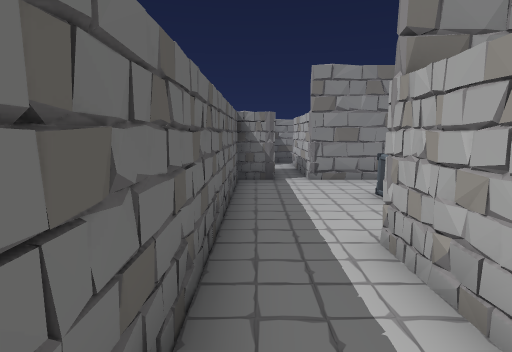
view 1 (above)

13 first-person views from a walk through a scene from a Unity 3-D project. The camera is 1.3 m above the floor, tilts 8° down and sees 80° across. The floor is counted in squares, 1 m on a side. Each view is taken from the middle of a square. On the plan, view 1 faces up. The plan holds only what a view shows up to about 14 squares ahead; the rest is blank. The place goes on beyond the plan. The player is left out. Some surface patterns are stand-ins.

view 2
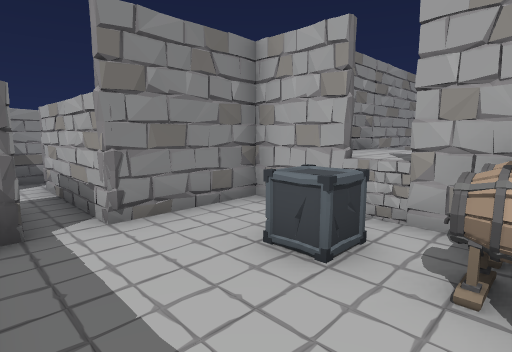

view 3
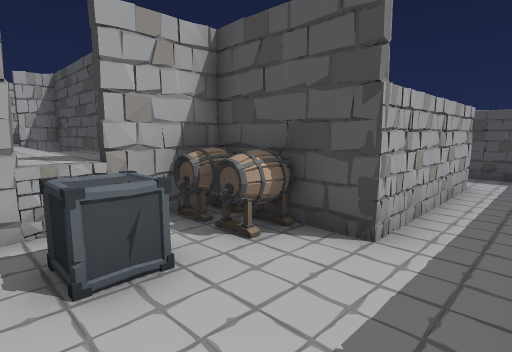

view 4
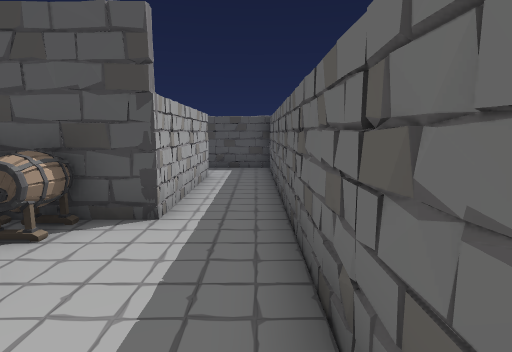

view 5
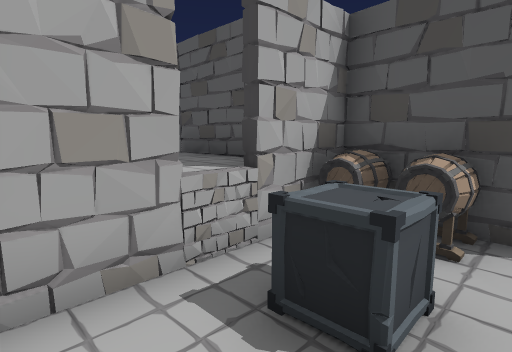

view 6
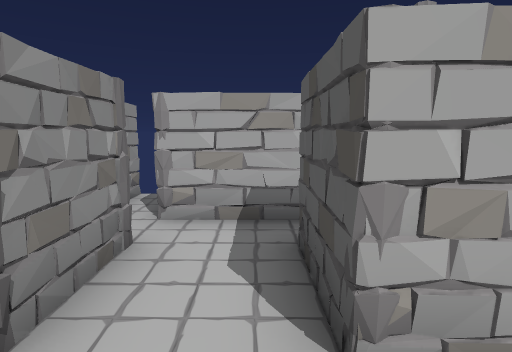

view 7
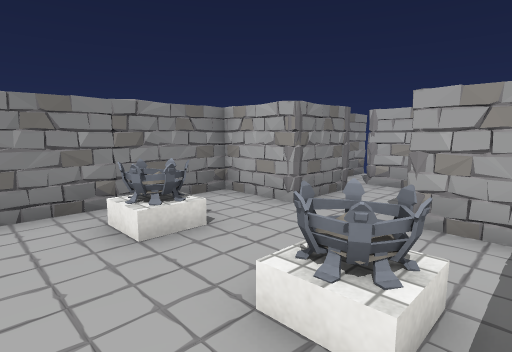

view 8
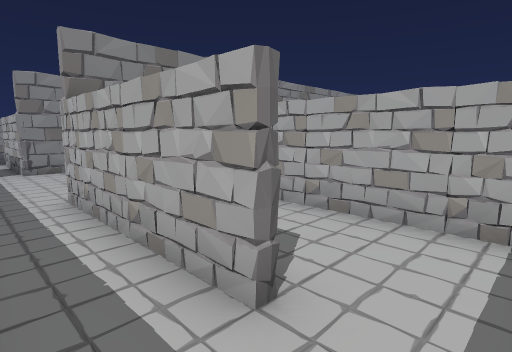

view 9
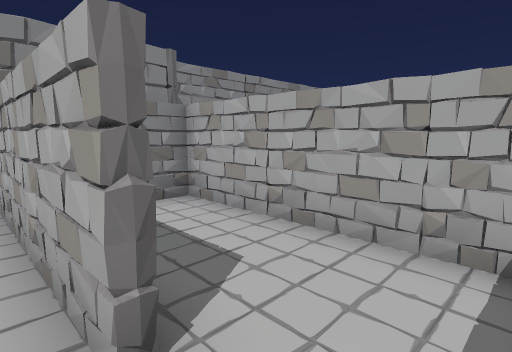

view 10
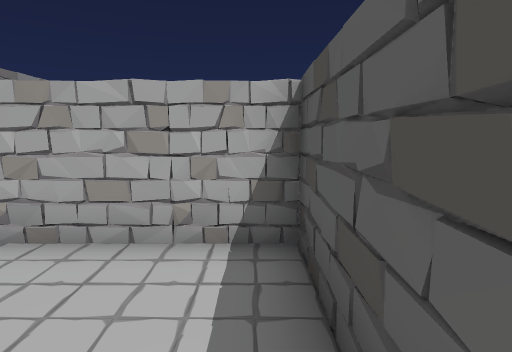

view 11
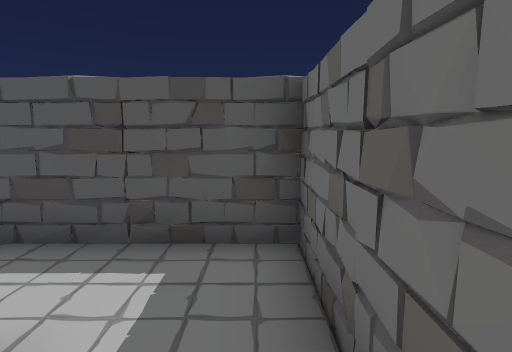

view 12
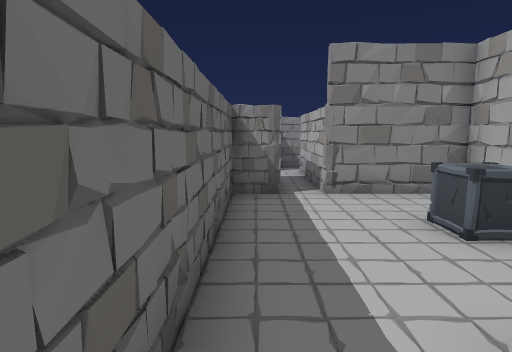

view 13
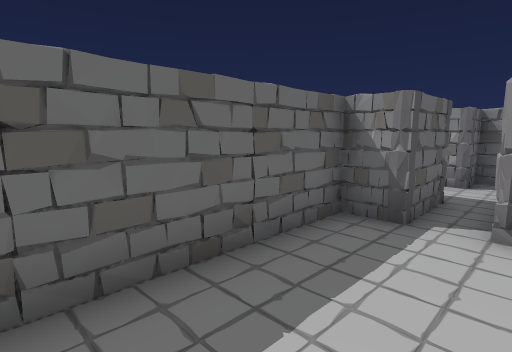

### Floor plan
Key: @ floor where view 1 was taken; # wall or solid block; . floor; ^ raised ledge; C crate; B barrel; O other object.
Columns run from 6 left of view 1 to 7 right of it. Each row starts with its distance up from view 1.
 15 ######
 14 .....######
 13 ..O..##...
 12 ........#
 11 ........#
 10  .O..##.#
  9 . ...##.####
  8      #.....###
  7      #.....#^^
  6      #...C.^^^
  5      #...BB^^^
  4      #...BB###
  3      #..####
  2      #..#..#
  1      #..#..#
  0      #@.#..#
 -1      #..#..#
 -2      #.....#
 -3      #.....#
 -4      #######

Positions as (right, up) in squares from view 1, and headings:
1: (0, 0), facing up
2: (0, 4), facing up-right
3: (0, 7), facing down-right
4: (0, 8), facing down
5: (2, 8), facing down-right
6: (-3, 11), facing right
7: (-6, 9), facing up-right
8: (0, -3), facing up-right
9: (1, -3), facing up-right
10: (1, -3), facing right
11: (0, 0), facing down
12: (0, 2), facing up
13: (2, 4), facing up-left
